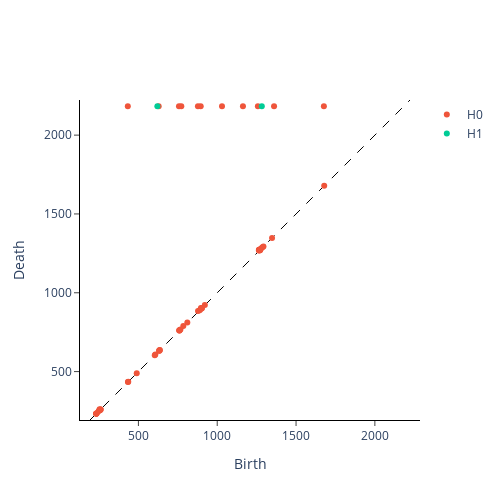

This figure's notebook cell:
### Code cell
#Get persistence diagram
from gtda.homology import CubicalPersistence
from gtda.diagrams import Scaler
from gtda.diagrams import Filtering

cubical_persistence = CubicalPersistence(n_jobs=-1)
scaler = Scaler()
filtering = Filtering()



pd = []
for x in ims:
    im_cubical = cubical_persistence.fit_transform(x)
    im_scaled = scaler.fit_transform(im_cubical) #scale
    im_filtered = filtering.fit_transform(im_scaled) #filter

    pd.append(im_filtered)



cubical_persistence.plot(im_cubical)
#scaler.plot(im_scaled)
#filtering.plot(im_filtered)
